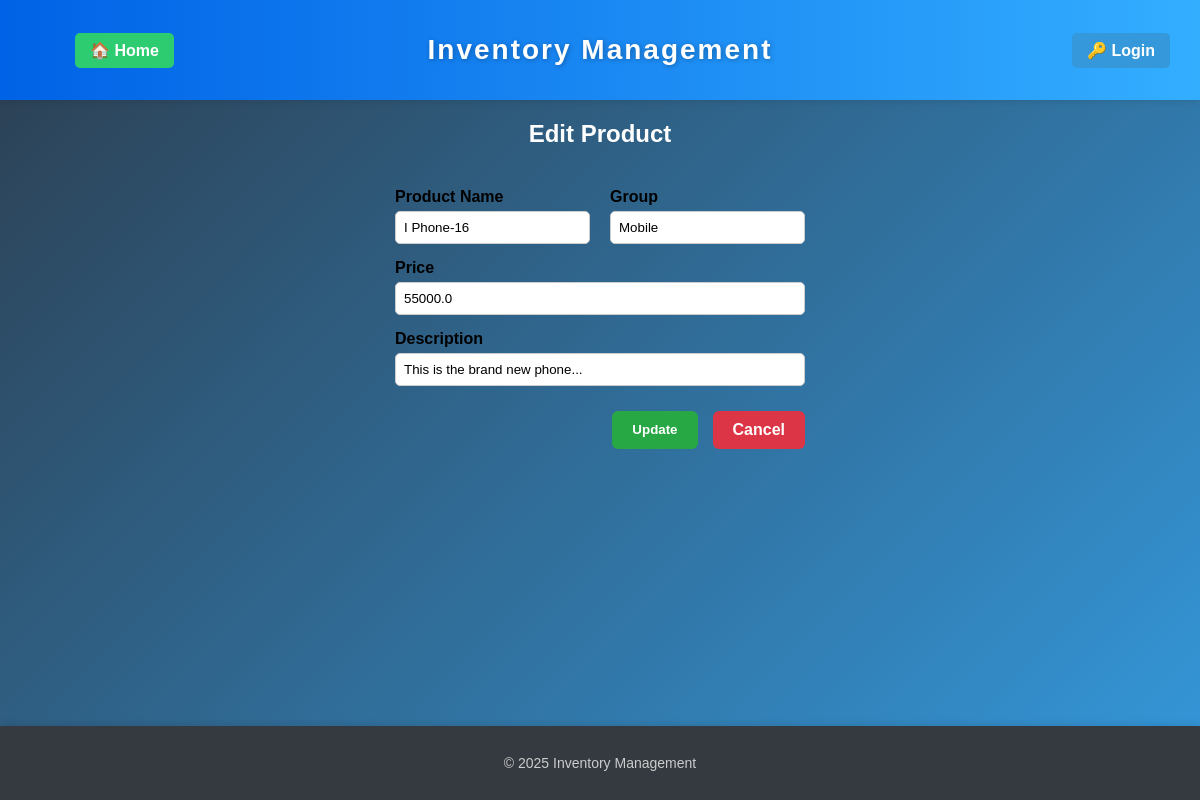
Screenshot of /product/edit/1 with the database file from the repository.
### app/models.py (models this page shows)
class Product(db.Model):
    id = db.Column(db.Integer, primary_key=True)
    name = db.Column(db.String(200), nullable=False)
    group = db.Column(db.String(100))
    description = db.Column(db.String(200))
    price = db.Column(db.Float, default=0.0)

### app/routes/edit.py (the view, shortened to what this page needs)
@edit_bp.route("/product/edit/<int:id>", methods=["GET", "POST"])
def edit_product(id):
    prod = Product.query.get_or_404(id)
    return render_template("edit_product.html", prod=prod)

### app/templates/edit_product.html
{% extends "base.html" %}
{% block content %}
<h2 class="heading">Edit Product</h2>
<div class="form-container">
    <form method="POST">
        <div class="form-row">
            <div class="form-group">
                <label for="name">Product Name</label>
                <input type="text" name="name" id="name" value="{{ prod.name }}" required>
            </div>
            <div class="form-group">
                <label for="group">Group</label>
                <input type="text" name="group" id="group" value="{{ prod.group }}" required>
            </div>
        </div>
        <div class="form-row">
            <div class="form-group">
                <label for="price">Price</label>
                <input type="text" name="price" id="price" value="{{ prod.price }}" required>
            </div>
        </div>
        <div class="form-row">
            <div class="form-group">
                <label for="description">Description</label>
                <input type="text" name="description" id="description" value="{{ prod.description }}" required>
            </div>
        </div>
        <div class="form-actions">
            <button class="form-btn-2" type="submit">Update</button>
            <a class="cancel-btn" href="{{ url_for('dashboard.product') }}">Cancel</a>
        </div>
    </form>
</div>
{% endblock %}

### app/static/css/style.css (style rules this page uses)
body { margin: 0; font-family: Arial, sans-serif; min-height: 100vh; display: flex; flex-direction: column; background: linear-gradient(135deg, #2c3e50, #3498db); }
.heading { color: white; text-align: center; }
.form-container { max-width: 800px; margin: 0 auto; padding: 20px; }
.form-row { display: flex; gap: 20px; margin-bottom: 15px; }
.form-group { flex: 1; display: flex; flex-direction: column; }
.form-group label { margin-bottom: 5px; font-weight: bold; }
.form-group input { padding: 8px; border: 1px solid #ccc; border-radius: 5px; }
.form-actions { display: flex; justify-content: flex-end; gap: 15px; margin-top: 25px; }
.form-btn-2 { background-color: #28a745; color: white; padding: 10px 20px; border-radius: 6px; border: none; cursor: pointer; font-weight: bold; transition: background 0.3s; }
.cancel-btn { text-decoration: none; padding: 10px 20px; background-color: #dc3545; color: white; border-radius: 6px; font-weight: bold; transition: background 0.3s; }

### rows the page displays
Product: name "I Phone-16", group "Mobile", price "55000.0", description "This is the brand new phone..."
